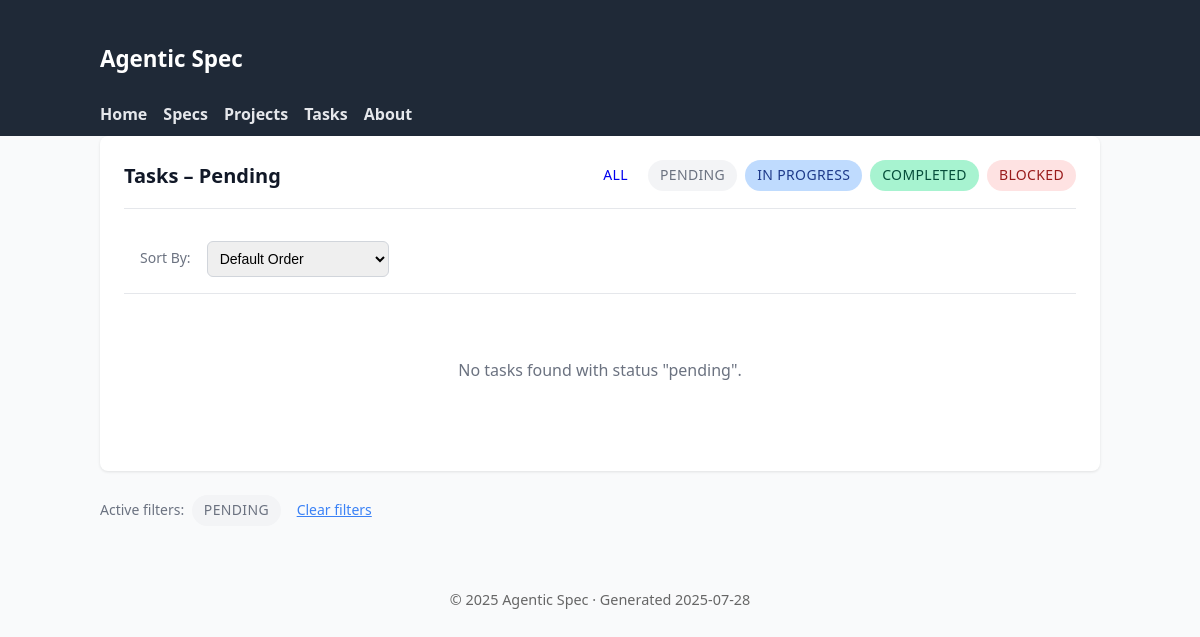
Page /tasks?status=pending on the earlier database version.
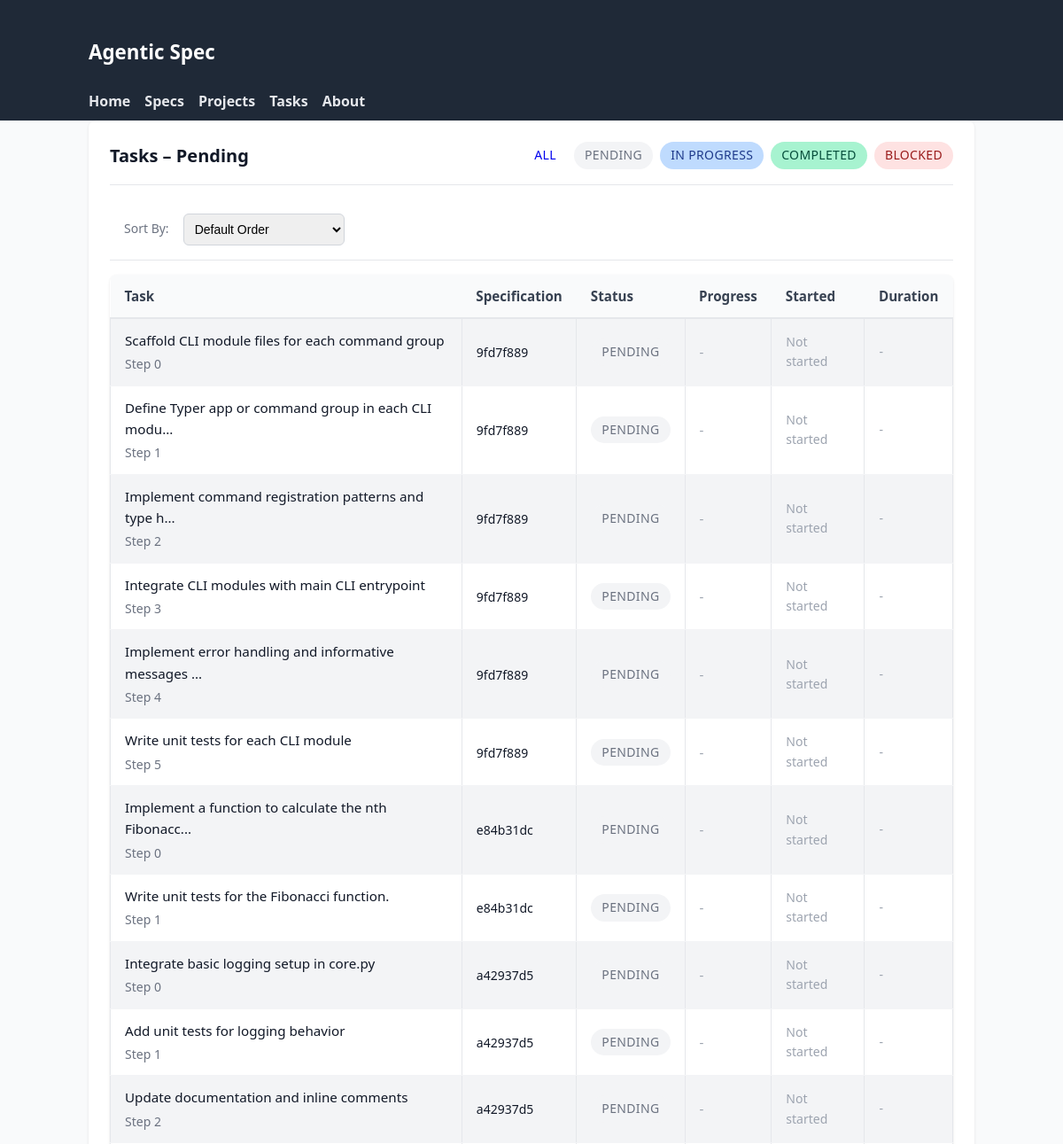
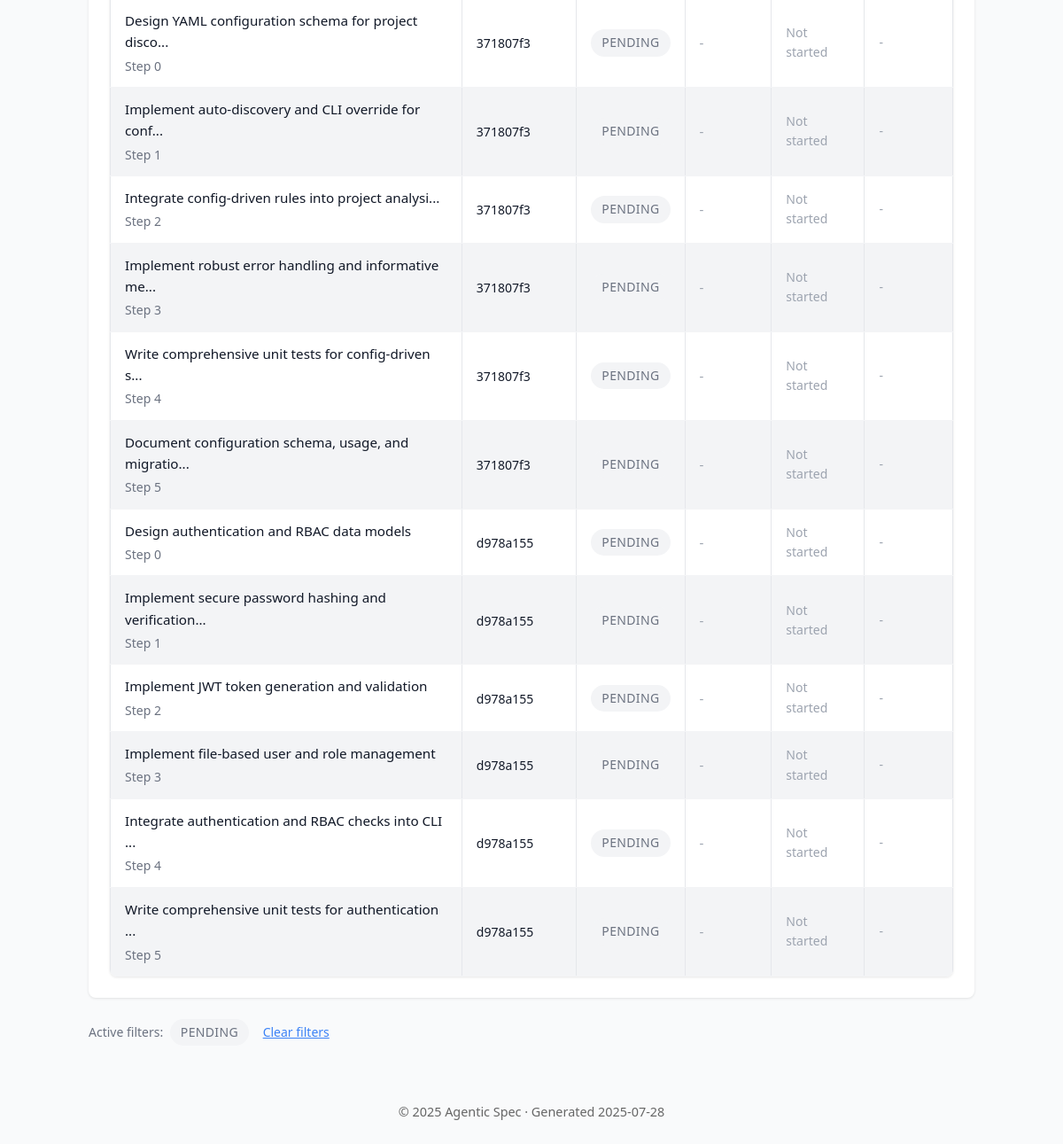
Same page on the later database version (2 pictures, top to bottom).
### tables this page shows
CREATE TABLE tasks (
                id TEXT PRIMARY KEY,
                spec_id TEXT NOT NULL,
                step_index INTEGER NOT NULL,
                task TEXT NOT NULL,
                details TEXT NOT NULL,
                files TEXT NOT NULL,
                acceptance TEXT NOT NULL,
                estimated_effort TEXT NOT NULL,
                sub_spec_id TEXT,
                decomposition_hint TEXT,
                status TEXT DEFAULT 'pending',
                started_at TIMESTAMP,
                completed_at TIMESTAMP,
                time_spent_minutes INTEGER,
                completion_notes TEXT,
                blockers TEXT DEFAULT '[]',
                -- Enhanced tracking fields
                is_completed BOOLEAN DEFAULT FALSE,
                assigned_to TEXT DEFAULT 'unassigned',
                priority INTEGER DEFAULT 5,
                last_accessed TIMESTAMP,
                estimated_completion_date TIMESTAMP,
                actual_effort_minutes INTEGER,
                dependencies TEXT DEFAULT '[]',
                -- Lifecycle timestamps
                blocked_at TIMESTAMP,
                unblocked_at TIMESTAMP,
                approved_at TIMESTAMP,
                rejected_at TIMESTAMP,
                FOREIGN KEY (spec_id) REFERENCES specifications (id) ON DELETE CASCADE
            );

### agentic_spec/web_ui.py (the view)
@app.get("/tasks", response_class=HTMLResponse)
async def list_tasks(
    request: Request,
    status: str | None = None,
    spec_id: str | None = None,
    project: str | None = None,
    start_date: str | None = None,
    end_date: str | None = None,
):
    def _parse_date(date_str: str | None) -> datetime | None:
        if not date_str:
            return None
        try:
            return datetime.fromisoformat(date_str)
        except ValueError:
            return None
    start_dt = _parse_date(start_date)
    end_dt = _parse_date(end_date)
    async with await get_db_manager() as manager:
        candidate_tasks: list[TaskDB] = []
        if spec_id:
            candidate_tasks = await manager.backend.get_tasks_for_spec(spec_id)
        else:
            specs: list[SpecificationDB] = await manager.backend.list_specifications()
            if project:
                specs = [s for s in specs if s.context.get("project") == project]
            for spec in specs:
                spec_tasks = await manager.backend.get_tasks_for_spec(spec.id)
                candidate_tasks.extend(spec_tasks)
        if status:
            candidate_tasks = [t for t in candidate_tasks if t.status.value == status]
        if start_dt:
            candidate_tasks = [
                t for t in candidate_tasks if t.started_at and t.started_at >= start_dt
            ]
        if end_dt:
            candidate_tasks = [
                t for t in candidate_tasks if t.started_at and t.started_at <= end_dt
            ]
        candidate_tasks.sort(key=lambda t: t.started_at or datetime.min, reverse=True)
        ctx = base_context(request, title="Tasks")
        ctx.update(
            {
                "tasks": candidate_tasks,
                "filters": {
                    "status": status,
                    "spec_id": spec_id,
                    "project": project,
                    "start_date": start_date,
                    "end_date": end_date,
                },
            }
        )
        return templates.TemplateResponse("task_list.html", ctx)

### agentic_spec/web_templates/task_list.html (shortened to what this page needs)
{% extends 'base.html' %}
{% block content %}
<div class="card">
  <div class="card-header">
    <h2 class="card-title">Tasks{% if filters.status %} – {{ filters.status|capitalize }}{% endif %}</h2>
    <div style="display: flex; gap: 0.5rem; flex-wrap: wrap;">
      <a href="/tasks" class="status-badge {% if not filters.status %}pending{% endif %}" style="text-decoration: none;">All</a>
      <a href="/tasks?status=pending" class="status-badge pending" style="text-decoration: none;">Pending</a>
      <a href="/tasks?status=in_progress" class="status-badge in_progress" style="text-decoration: none;">In Progress</a>
      <a href="/tasks?status=completed" class="status-badge completed" style="text-decoration: none;">Completed</a>
      <a href="/tasks?status=blocked" class="status-badge blocked" style="text-decoration: none;">Blocked</a>
    </div>
  </div>
  <div style="display: flex; gap: 1rem; padding: 1rem; border-bottom: 1px solid #e5e7eb; align-items: center;">
    <label for="task-sort-by" style="font-size: 0.875rem; color: #6b7280;">Sort By:</label>
    <select id="task-sort-by" style="padding: 0.5rem; border: 1px solid #d1d5db; border-radius: 0.375rem; font-size: 0.875rem;">
      <option value="default">Default Order</option>
    </select>
  </div>
  {% if tasks %}
  <table>
    <thead>
      <tr>
        <th>Task</th>
        <th>Specification</th>
        <th>Status</th>
        <th>Progress</th>
        <th>Started</th>
        <th>Duration</th>
      </tr>
    </thead>
    <tbody>
      {% for t in tasks %}
      <tr>
        <td>
          <a href="/tasks/{{ t.id }}">{{ t.task[:50] }}{% if t.task|length > 50 %}...{% endif %}</a>
          <div class="card-subtitle">Step {{ t.id.split(':')[-1] }}</div>
        </td>
        <td>
          <a href="/specs/{{ t.spec_id }}" style="font-size: 0.875rem;">{{ t.spec_id }}</a>
        </td>
        <td>
          <span class="status-badge {{ t.status.value }}">{{ t.status.value }}</span>
        </td>
        <td>
          {% if t.progress_percentage %}
          <div class="progress-bar" style="width: 100px;">
            <div class="progress-fill" style="width: {{ t.progress_percentage }}%"></div>
          </div>
          <span style="font-size: 0.75rem; color: #6b7280;">{{ t.progress_percentage }}%</span>
          {% else %}
          <span style="color: #9ca3af;">-</span>
          {% endif %}
        </td>
        <td style="font-size: 0.875rem; color: #6b7280;">
          {% if t.started_at %}
          {{ t.started_at.strftime('%Y-%m-%d %H:%M') }}
          {% else %}
          <span style="color: #9ca3af;">Not started</span>
          {% endif %}
        </td>
        <td style="font-size: 0.875rem; color: #6b7280;">
          {% if t.started_at and t.completed_at %}
          {{ (t.completed_at - t.started_at).total_seconds() // 3600 }}h {{ ((t.completed_at - t.started_at).total_seconds() % 3600) // 60 }}m
          {% elif t.started_at %}
          <span style="color: #3b82f6;">In progress</span>
          {% else %}
          <span style="color: #9ca3af;">-</span>
          {% endif %}
        </td>
      </tr>
      {% endfor %}
    </tbody>
  </table>
  {% else %}
  <p style="color: #6b7280; text-align: center; padding: 3rem 0;">
    No tasks found{% if filters.status %} with status "{{ filters.status }}"{% endif %}.
  </p>
  {% endif %}
</div>
{% if filters.status or filters.spec_id or filters.project %}
<div style="margin-top: 1rem; font-size: 0.875rem; color: #6b7280;">
  Active filters:
  {% if filters.status %}<span class="status-badge {{ filters.status }}" style="margin: 0 0.25rem;">{{ filters.status }}</span>{% endif %}
  <a href="/tasks" style="color: #3b82f6; margin-left: 0.5rem;">Clear filters</a>
</div>
{% endif %}
{% endblock %}

Differences in the rows shown:
added tasks: task "Scaffold CLI module files for each command group", id "0", spec_id "9fd7f889", status.value "PENDING"
added tasks: task "Define Typer app or command group in each CLI modu", id "1", spec_id "9fd7f889", status.value "PENDING"
added tasks: task "Implement command registration patterns and type h", id "2", spec_id "9fd7f889", status.value "PENDING"
added tasks: task "Integrate CLI modules with main CLI entrypoint", id "3", spec_id "9fd7f889", status.value "PENDING"
added tasks: task "Implement error handling and informative messages", id "4", spec_id "9fd7f889", status.value "PENDING"
added tasks: task "Write unit tests for each CLI module", id "5", spec_id "9fd7f889", status.value "PENDING"
added tasks: task "Implement a function to calculate the nth Fibonacc", id "0", spec_id "e84b31dc", status.value "PENDING"
added tasks: task "Write unit tests for the Fibonacci function.", id "1", spec_id "e84b31dc", status.value "PENDING"
added tasks: task "Integrate basic logging setup in core.py", id "0", spec_id "a42937d5", status.value "PENDING"
added tasks: task "Add unit tests for logging behavior", id "1", spec_id "a42937d5", status.value "PENDING"
added tasks: task "Update documentation and inline comments", id "2", spec_id "a42937d5", status.value "PENDING"
added tasks: task "Design YAML configuration schema for project disco", id "0", spec_id "371807f3", status.value "PENDING"
added tasks: task "Implement auto-discovery and CLI override for conf", id "1", spec_id "371807f3", status.value "PENDING"
added tasks: task "Integrate config-driven rules into project analysi", id "2", spec_id "371807f3", status.value "PENDING"
added tasks: task "Implement robust error handling and informative me", id "3", spec_id "371807f3", status.value "PENDING"
added tasks: task "Write comprehensive unit tests for config-driven s", id "4", spec_id "371807f3", status.value "PENDING"
added tasks: task "Document configuration schema, usage, and migratio", id "5", spec_id "371807f3", status.value "PENDING"
added tasks: task "Design authentication and RBAC data models", id "0", spec_id "d978a155", status.value "PENDING"
added tasks: task "Implement secure password hashing and verification", id "1", spec_id "d978a155", status.value "PENDING"
added tasks: task "Implement JWT token generation and validation", id "2", spec_id "d978a155", status.value "PENDING"
added tasks: task "Implement file-based user and role management", id "3", spec_id "d978a155", status.value "PENDING"
added tasks: task "Integrate authentication and RBAC checks into CLI", id "4", spec_id "d978a155", status.value "PENDING"
added tasks: task "Write comprehensive unit tests for authentication", id "5", spec_id "d978a155", status.value "PENDING"
Other differences:
{{ filters.status }}: "pending" → (not shown)
text no longer shown: "No tasks found with status \" \" ."
text now shown: "Task Specification Status Progress Started Duration"
